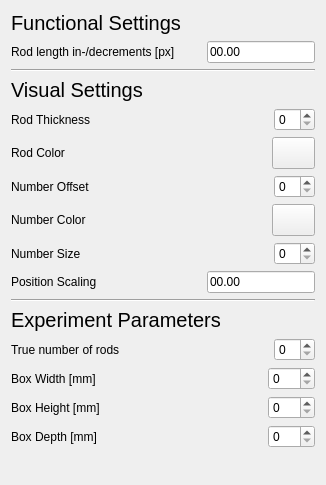
                     <widget class="QWidget" name="scrollAreaWidgetContents_2">
                      <property name="geometry">
                       <rect>
                        <x>0</x>
                        <y>0</y>
                        <width>326</width>
                        <height>485</height>
                       </rect>
                      </property>
                      <layout class="QVBoxLayout" name="verticalLayout_9">
                       <item>
                        <widget class="QLabel" name="label_18">
                         <property name="styleSheet">
                          <string notr="true">font-weight: bold;font: 20px;color: black;</string>
                         </property>
                         <property name="text">
                          <string>Functional Settings</string>
                         </property>
                        </widget>
                       </item>
                       <item>
                        <layout class="QHBoxLayout" name="horizontalLayout_28">
                         <item>
                          <widget class="QLabel" name="lbl_rod_incr">
                           <property name="text">
                            <string>Rod length in-/decrements [px]</string>
                           </property>
                          </widget>
                         </item>
                         <item alignment="Qt::AlignRight">
                          <widget class="QLineEdit" name="rod_incr">
                           <property name="inputMask">
                            <string>00.00;0</string>
                           </property>
                          </widget>
                         </item>
                        </layout>
                       </item>
                       <item>
                        <widget class="Line" name="line_8">
                         <property name="orientation">
                          <enum>Qt::Horizontal</enum>
                         </property>
                        </widget>
                       </item>
                       <item>
                        <widget class="QLabel" name="label_17">
                         <property name="styleSheet">
                          <string notr="true">font-weight: bold;font: 20px;color: black;</string>
                         </property>
                         <property name="text">
                          <string>Visual Settings</string>
                         </property>
                        </widget>
                       </item>
                       <item>
                        <layout class="QHBoxLayout" name="horizontalLayout_20">
                         <item>
                          <widget class="QLabel" name="lbl_thickness">
                           <property name="text">
                            <string>Rod Thickness</string>
                           </property>
                          </widget>
                         </item>
                         <item alignment="Qt::AlignRight">
                          <widget class="QSpinBox" name="thickness">
                           <property name="maximum">
                            <number>15</number>
                           </property>
                          </widget>
                         </item>
                        </layout>
                       </item>
                       <item>
                        <layout class="QHBoxLayout" name="horizontalLayout_19">
                         <item>
                          <widget class="QLabel" name="lbl_rod_color">
                           <property name="text">
                            <string>Rod Color</string>
                           </property>
                          </widget>
                         </item>
                         <item alignment="Qt::AlignRight">
                          <widget class="QToolButton" name="rod_color">
                           <property name="text">
                            <string/>
                           </property>
                           <property name="iconSize">
                            <size>
                             <width>35</width>
                             <height>25</height>
                            </size>
                           </property>
                          </widget>
                         </item>
                        </layout>
                       </item>
                       <item>
                        <layout class="QHBoxLayout" name="horizontalLayout_18">
                         <item>
                          <widget class="QLabel" name="lbl_offset">
                           <property name="text">
                            <string>Number Offset</string>
                           </property>
                          </widget>
                         </item>
                         <item alignment="Qt::AlignRight">
                          <widget class="QSpinBox" name="offset">
                           <property name="maximum">
                            <number>50</number>
                           </property>
                          </widget>
                         </item>
                        </layout>
                       </item>
                       <item>
                        <layout class="QHBoxLayout" name="horizontalLayout_21">
                         <item>
                          <widget class="QLabel" name="lbl_number_color">
                           <property name="text">
                            <string>Number Color</string>
                           </property>
                          </widget>
                         </item>
                         <item alignment="Qt::AlignRight">
                          <widget class="QToolButton" name="number_color">
                           <property name="text">
                            <string/>
                           </property>
                           <property name="iconSize">
                            <size>
                             <width>35</width>
                             <height>25</height>
                            </size>
                           </property>
                          </widget>
                         </item>
                        </layout>
                       </item>
                       <item>
                        <layout class="QHBoxLayout" name="horizontalLayout_22">
                         <item>
                          <widget class="QLabel" name="lbl_number_size">
                           <property name="text">
                            <string>Number Size</string>
                           </property>
                          </widget>
                         </item>
                         <item alignment="Qt::AlignRight">
                          <widget class="QSpinBox" name="number_size">
                           <property name="maximum">
                            <number>30</number>
                           </property>
                          </widget>
                         </item>
                        </layout>
                       </item>
                       <item>
                        <layout class="QHBoxLayout" name="horizontalLayout_27">
                         <item>
                          <widget class="QLabel" name="lbl_position_scaling">
                           <property name="text">
                            <string>Position Scaling</string>
                           </property>
                          </widget>
                         </item>
                         <item alignment="Qt::AlignRight">
                          <widget class="QLineEdit" name="position_scaling">
                           <property name="inputMask">
                            <string>00.00;0</string>
                           </property>
                          </widget>
                         </item>
                        </layout>
                       </item>
                       <item>
                        <widget class="Line" name="line_7">
                         <property name="orientation">
                          <enum>Qt::Horizontal</enum>
                         </property>
                        </widget>
                       </item>
                       <item>
                        <widget class="QLabel" name="label_23">
                         <property name="styleSheet">
                          <string notr="true">font-weight: bold;font: 20px;color: black;</string>
                         </property>
                         <property name="text">
                          <string>Experiment Parameters</string>
                         </property>
                        </widget>
                       </item>
                       <item>
                        <layout class="QHBoxLayout" name="horizontalLayout_24">
                         <item>
                          <widget class="QLabel" name="lbl_number_rods">
                           <property name="text">
                            <string>True number of rods</string>
                           </property>
                          </widget>
                         </item>
                         <item alignment="Qt::AlignRight">
                          <widget class="QSpinBox" name="number_rods"/>
                         </item>
                        </layout>
                       </item>
                       <item>
                        <layout class="QHBoxLayout" name="horizontalLayout_23">
                         <item>
                          <widget class="QLabel" name="label_24">
                           <property name="text">
                            <string>Box Width [mm]</string>
                           </property>
                          </widget>
                         </item>
                         <item alignment="Qt::AlignRight">
                          <widget class="QSpinBox" name="spinBox_20">
                           <property name="maximum">
                            <number>999</number>
                           </property>
                          </widget>
                         </item>
                        </layout>
                       </item>
                       <item>
                        <layout class="QHBoxLayout" name="horizontalLayout_26">
                         <item>
                          <widget class="QLabel" name="label_27">
                           <property name="text">
                            <string>Box Height [mm]</string>
                           </property>
                          </widget>
                         </item>
                         <item alignment="Qt::AlignRight">
                          <widget class="QSpinBox" name="spinBox_23">
                           <property name="maximum">
                            <number>999</number>
                           </property>
                          </widget>
                         </item>
                        </layout>
                       </item>
                       <item>
                        <layout class="QHBoxLayout" name="horizontalLayout_25">
                         <item>
                          <widget class="QLabel" name="label_26">
                           <property name="text">
                            <string>Box Depth [mm]</string>
                           </property>
                          </widget>
                         </item>
                         <item alignment="Qt::AlignRight">
                          <widget class="QSpinBox" name="spinBox_22">
                           <property name="maximum">
                            <number>999</number>
                           </property>
                          </widget>
                         </item>
                        </layout>
                       </item>
                       <item>
                        <spacer name="verticalSpacer_3">
                         <property name="orientation">
                          <enum>Qt::Vertical</enum>
                         </property>
                         <property name="sizeHint" stdset="0">
                          <size>
                           <width>20</width>
                           <height>40</height>
                          </size>
                         </property>
                        </spacer>
                       </item>
                      </layout>
                     </widget>
